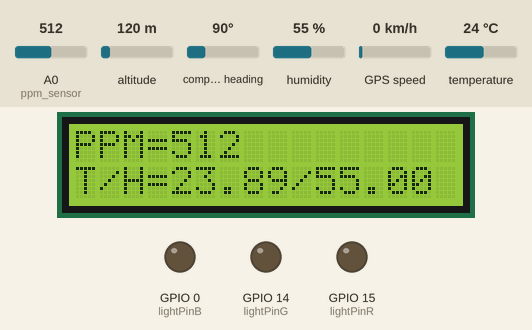
This sketch was run on a simulated ESP8266 (NodeMCU). On the bench: 16×2 character LCD, output pins drawn as LEDs (lit = HIGH). The test bench sets the inputs (shaded band); at power-on: humidity 55 %, A0 (ppm_sensor) = 512, temperature 24 °C, altitude 120 m, compass heading 90°, GPS speed 0 km/h. WiFi joins after 1.5 s; servers stay silent unless stated; uploads are accepted with an empty reply; the GPS gets a fix after 3 s at 37.7749, -122.4194 with 8 satellites; what the sketch prints to the serial monitor is not drawn.

Above: at 12.6 s.
12.7 s: humidity set to 22 %
At 28.6 s:
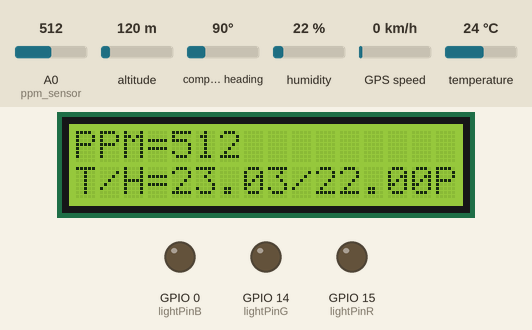
29.4 s: A0 (ppm_sensor) set to 716
At 45.7 s:
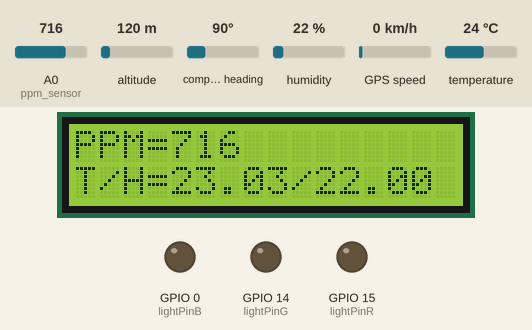
46.9 s: temperature set to 12 °C
At 58.0 s:
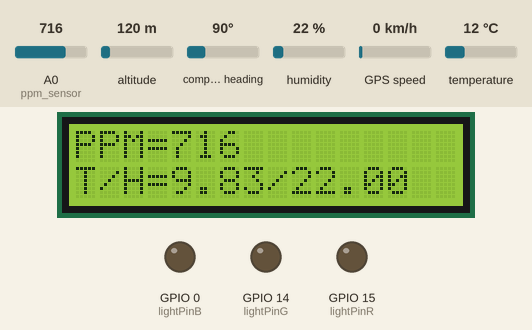
58.3 s: A0 (ppm_sensor) set to 992
At 69.4 s:
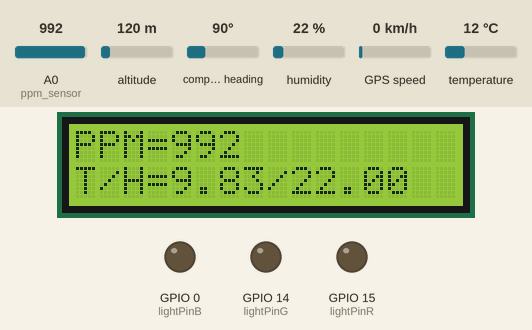
69.7 s: humidity set to 40 %
At 80.6 s:
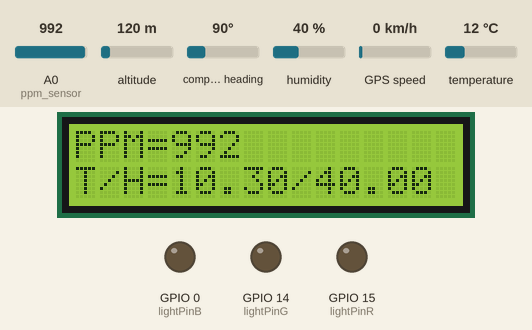
Timing chart, 0 to 82.1 s (numbered marks = the images above; inputs shaded):
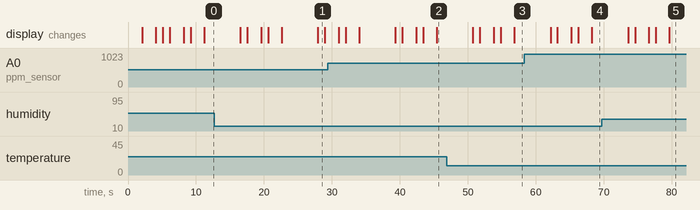

Measured:
- what the display in image 1 shows lasts 1.0 s, from 28.0 s to 29.0 s

The sketch:

Node_Final.ino
```cpp
/*
 * Code to connect NodeMCU to the webserver at airmonitor1.000webhostapp.com
 * DHT sensor is connected at D4
 * MQ135 sensor is connected at A0
 * SDA of i2c scanner to D2 and SCL to D1
 * NeoGPS Sensor: RxPin : D7 , TxPin : D6
 * variables used : variable name - purpose
 *                  tempValue     - temperature sensing from DHT
 *                  humidValue    - humidity from DHT
 *                  ppmValue      - ppm coming from MQ135
 *                  latValue      - lattitude value from GPS
 *                  longValue     - longitude value from GPS
 *                  node_id       - node number at which data is being send
 *                  ssid          - name of the WiFi Hotspot used'
 *                  password      - password of that WiFi network
 *                  host          - url of the server at which data is send
 *                  httpPort      - port value used for the communication between webserver and NodeMCU
 *                  url           - url generated to send data from NodeMCU to database at webServer
 * Method used for sending values to the webserver- GET
 *
 */
#include<ESP8266WiFi.h>
#include "DHT.h"
#include<Wire.h>
#include<LiquidCrystal_I2C.h>
#include <TinyGPS++.h>
#include <SoftwareSerial.h>
const int node_id = 1;
double latValue,lonValue;
const int DHTPin = 2; //D4
#define DHTTYPE DHT22
float tempValue,humidValue;
const int ppm_sensor = A0; //A0
int ppmValue;
DHT temp_humid(DHTPin,DHTTYPE);
static const int RX = 12, TX = 13;
        unsigned long start;

  volatile float minutes, seconds;
volatile int degree, secs, mins;
        double lat_val, lng_val, alt_m_val;
        uint8_t hr_val, min_val, sec_val;
        bool loc_valid, alt_valid, time_valid;
TinyGPSPlus gps;
int timer=0;
SoftwareSerial GPSss(RX, TX);
const int lightPinB= 0,lightPinG = 14, lightPinR= 15;
static const uint32_t GPSBaud = 4800;
LiquidCrystal_I2C lcd(0x3F,16,2); // SDA to D2 SCL to D1
const int httpPort = 80;
WiFiClient client;
const char* ssid = "No";
const char* password = "connected2";
const char* host = "airmonitor1.000webhostapp.com";
void setup() {
  initialize();
}
void loop(){
  readData();
  lcdDisplay();
  sendToServer();
}
void initialize(){
  Serial.begin(115200);
  GPSss.begin(GPSBaud);
  temp_humid.begin();
  pinMode(lightPinR, OUTPUT);
  pinMode(lightPinG, OUTPUT);
  pinMode(lightPinB, OUTPUT);
  digitalWrite(lightPinR, LOW);
  digitalWrite(lightPinG, LOW);
  digitalWrite(lightPinB, LOW);
  lcd.begin();
  lcd.setCursor(0,0);
  //Red();
  lcd.print("Connecting...");
  Serial.println("Connecting to wifi: ");
  Serial.println(ssid);
  Serial.flush();
  WiFi.begin(ssid, password);
  while (WiFi.status() != WL_CONNECTED) {
    delay(1000);
    Serial.print(".");
  }
  //Red();
  lcd.clear();
  lcd.setCursor(0,0);
  lcd.print("IP address: ");
  lcd.setCursor(0,1);
  delay(2000);
  lcd.print(WiFi.localIP());
  Serial.println("IP address: ");
  Serial.print(WiFi.localIP());
  Serial.print("Netmask: ");
  Serial.println(WiFi.subnetMask());
  Serial.print("Gateway: ");
  Serial.println(WiFi.gatewayIP());
  }
void readData(){
  tempValue = temp_humid.readTemperature();
  humidValue = temp_humid.readHumidity();
  ppmValue = analogRead(ppm_sensor);
  gpsread();
  tempValue = temp_humid.computeHeatIndex(tempValue, humidValue, false);
}
void lcdDisplay(){
  lcd.clear();
  lcd.setCursor(0, 0);
  lcd.print("Printing Values..");
  delay(1000);
  lcd.clear();
  lcd.print("lat=");
  lcd.setCursor(4, 0);
  lcd.print(lat_val);
  lcd.setCursor(0, 1);
  lcd.print("lng=");
  lcd.setCursor(4, 1);
  lcd.print(lng_val);
  delay(2000);
  }
void sendToServer(){
  //Green();
  lcd.clear();
  lcd.setCursor(0, 0);
  lcd.print("PPM=");
  lcd.setCursor(4, 0);
  lcd.print(ppmValue);
  lcd.setCursor(0, 1);
  lcd.print("T/H=");
  lcd.setCursor(4, 1);
  lcd.print(tempValue);
  lcd.print("/");
  lcd.print(humidValue);
  Serial.print("connecting to ");
  Serial.println(host);
  while(!client.connect(host, httpPort)) {
    Serial.print(".");
   }
  String url = "/data/insert" + String(node_id) + ".php?ppm=" + String(ppmValue) + "&temp="+ String(tempValue) + "&humid=" + String(humidValue) + "&lattitude=" + String(lat_val,6) + "&longitude=" +String(lng_val,6);
  Serial.println("URL Requested:");
  Serial.println(url);
    client.print(String("GET ") + url + " HTTP/1.1\r\n" +
               "Host: " + host + "\r\n" +
               "Connection: close\r\n\r\n");
  //delay(15000);
  //lcd.clear();
  while(client.available()){
    String disp = client.readStringUntil('\r');
    Serial.print(disp);
  }
  Serial.println();
  Serial.println("closing connection");
  delay(3000);
}
void gpsread() {
        smartDelay(1000); /* Generate precise delay of 1ms */

        lat_val = gps.location.lat(); /* Get latitude data */
        loc_valid = gps.location.isValid(); /* Check if valid location data is available */
        lng_val = gps.location.lng(); /* Get longtitude data */
        alt_m_val = gps.altitude.meters();  /* Get altitude data in meters */
        alt_valid = gps.altitude.isValid(); /* Check if valid altitude data is available */
        hr_val = gps.time.hour(); /* Get hour */
        min_val = gps.time.minute();  /* Get minutes */
        sec_val = gps.time.second();  /* Get seconds */
        time_valid = gps.time.isValid();  /* Check if valid time data is available */
        if (!loc_valid)
        {
          Serial.print("Latitude : ");
          Serial.println("*****");
          Serial.print("Longitude : ");
          Serial.println("*****");
        }
        else
        {
          DegMinSec(lat_val);
          Serial.print("Latitude in Decimal Degrees : ");
          Serial.println(lat_val, 6);
          Serial.print("Latitude in Degrees Minutes Seconds : ");
          Serial.print(degree);
          Serial.print("\t");
          Serial.print(mins);
          Serial.print("\t");
          Serial.println(secs);
          DegMinSec(lng_val); /* Convert the decimal degree value into degrees minutes seconds form */
          Serial.print("Longitude in Decimal Degrees : ");
          Serial.println(lng_val, 6);
          Serial.print("Longitude in Degrees Minutes Seconds : ");
          Serial.print(degree);
          Serial.print("\t");
          Serial.print(mins);
          Serial.print("\t");
          Serial.println(secs);
        }
        if (!alt_valid)
        {
          Serial.print("Altitude : ");
          Serial.println("*****");
        }
        else
        {
          Serial.print("Altitude : ");
          Serial.println(alt_m_val, 6);
        }
        if (!time_valid)
        {
          Serial.print("Time : ");
          Serial.println("*****");
        }
        else
        {
          char time_string[32];
          sprintf(time_string, "Time : %02d/%02d/%02d \n", hr_val, min_val, sec_val);
          Serial.print(time_string);
        }
          //Serial.println("ayushmaan");
  lcd.print("Printing Values...");
  delay(1000);
  lcd.clear();
  lcd.print("lat=");
  lcd.print(lat_val,6);
  lcd.setCursor(0,1);
  lcd.print("lng=");
  lcd.print(lng_val,6);
  delay(2000);
  lcd.clear();
}
static void smartDelay(unsigned long ms)
{
  unsigned long start = millis();
  do
  {
    while (GPSss.available())  /* Encode data read from GPS while data is available on serial port */
      gps.encode(GPSss.read());
/* Encode basically is used to parse the string received by the GPS and to store it in a buffer so that information can be extracted from it */
  } while (millis() - start < ms);
}

void DegMinSec( double tot_val)   /* Convert data in decimal degrees into degrees minutes seconds form */
{
  degree = (int)tot_val;
  minutes = tot_val - degree;
  seconds = 60 * minutes;
  minutes = (int)seconds;
  mins = (int)minutes;
  seconds = seconds - minutes;
  seconds = 60 * seconds;
  secs = (int)seconds;
}
```
